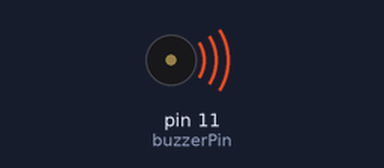
Bench run of a sketch on a simulated Arduino Uno, built with avr-gcc and run on an emulated ATmega328P. Parts: buzzer (waves = sounding).

Above: at 0.1 s.
Timing chart, 0 to 1.6 s (numbered marks = the images above):
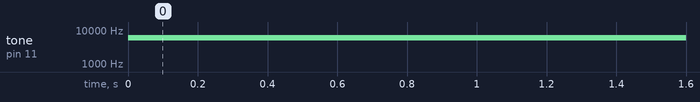

The sketch:

sketch_oct17c.ino
```cpp
const int buzzerPin = 11;
int buzzerTone = 6000;

void setup() {
  // put your setup code here, to run once:
}

void loop() {
  // put your main code here, to run repeatedly:
  tone(buzzerPin, buzzerTone, 500);
}
```

Measured:
- by itself, tone on pin 11 (buzzerPin): silent → 6000 Hz at 0.00 s
